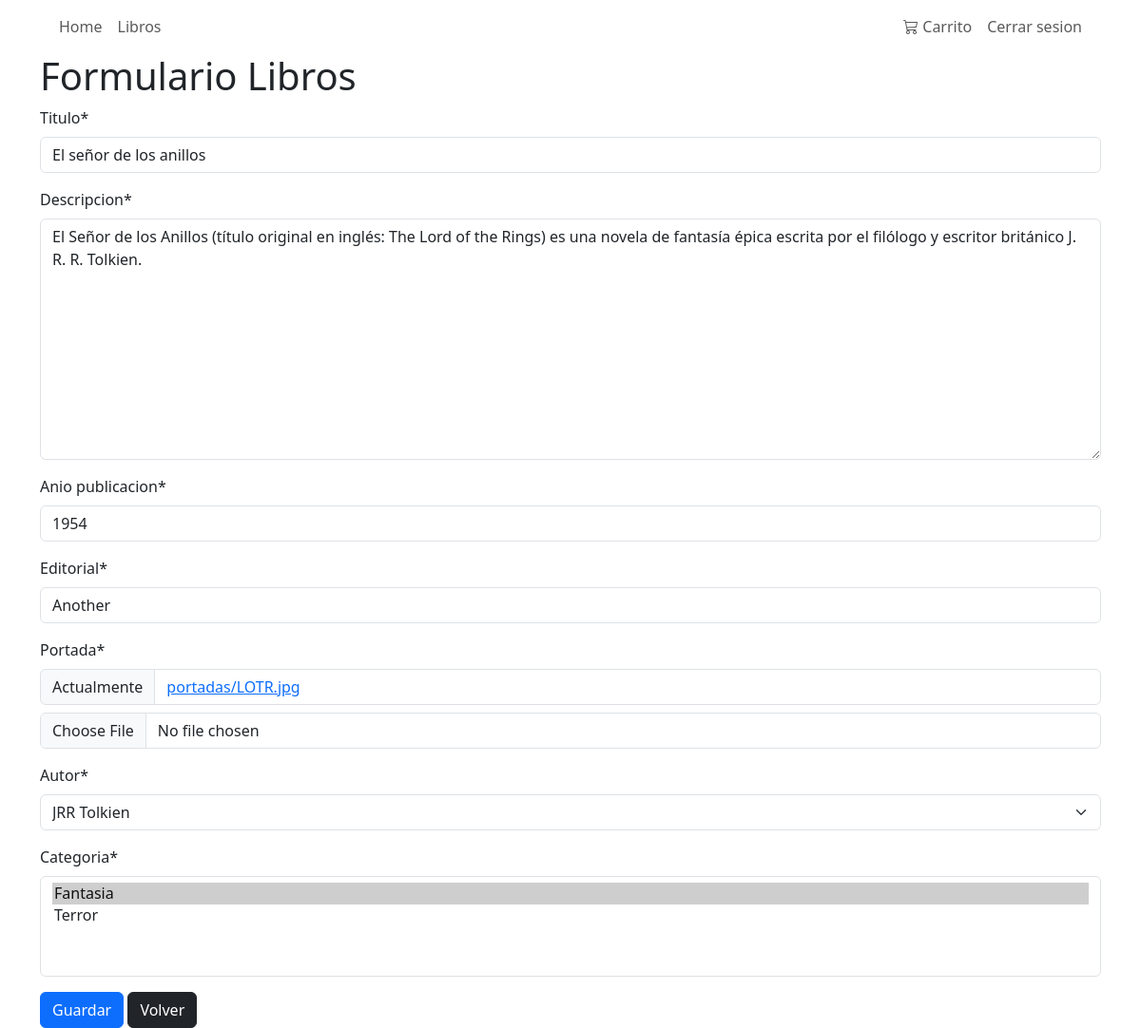
Screenshot of /libro/2/update/ (signed in) with the database file from the repository.
### catalogo/models.py (models this page shows, shortened)
class Libro(models.Model):
    titulo = models.CharField(max_length=100)
    descripcion = models.TextField()
    anio_publicacion = models.PositiveIntegerField()
    creado = models.DateTimeField(auto_now_add=True)
    actualizo = models.DateTimeField(auto_now=True)
    editorial = models.CharField(max_length=100)
    portada = models.ImageField(upload_to='portadas')
    autor = models.ForeignKey(Autor, on_delete=models.PROTECT)
    categoria = models.ManyToManyField(Categoria)

### catalogo/views.py (the view)
# urls.py: path('libro/<int:id>/update/', views.libro_update, name='libro-update'),
@login_required
def libro_update(request, id):
    libro = get_object_or_404(Libro, id=id)
    form = LibroForm(request.POST or None, instance=libro)
    if request.method == "POST" and form.is_valid():
        form.save()
        return redirect('libro-list')
    return render(request, 'catalogo/libro/libro_form.html', {'form': form})

### catalogo/forms.py
class LibroForm(forms.ModelForm):
    class Meta:
        model = Libro
        fields = '__all__'

### catalogo/models.py (called while the page is built)
    def __str__(self):
        return f'{self.nombre} {self.apellido}'

    def __str__(self):
        return self.nombre

### catalogo/templates/catalogo/libro/libro_form.html (shortened to what this page needs)
{% extends 'catalogo/base.html' %} {% block content %}
<h1>Formulario Libros</h1>
<form method='post' enctype="multipart/form-data">
    {% load crispy_forms_tags %}
    {{form|crispy}}
    <button class="btn btn-primary">Guardar</button>
    <a class="btn btn-dark" href="{% url 'libro-list' %}">Volver</a>
</form>
{% endblock content %}

### rows the page displays
Libro: titulo "El señor de los anillos", descripcion "El Señor de los Anillos (título original en inglés: The Lord of the Rings) es una novela de fantasía épica escrita por el filólogo y escritor británico J. R. R. Tolkien.", anio_publicacion "1954", editorial "Another", autor "JRR Tolkien"
